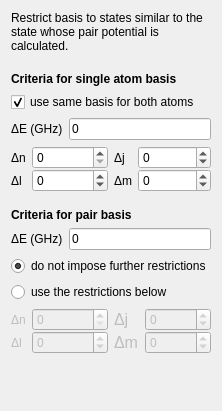
           <widget class="QWidget" name="page_3">
            <property name="geometry">
             <rect>
              <x>0</x>
              <y>0</y>
              <width>200</width>
              <height>411</height>
             </rect>
            </property>
            <attribute name="label">
             <string>Basis</string>
            </attribute>
            <layout class="QVBoxLayout" name="verticalLayout_8">
             <item>
              <widget class="QLabel" name="label_75">
               <property name="font">
                <font>
                 <weight>50</weight>
                 <bold>false</bold>
                </font>
               </property>
               <property name="text">
                <string>Restrict basis to states similar to the state whose pair potential is calculated.</string>
               </property>
               <property name="textFormat">
                <enum>Qt::AutoText</enum>
               </property>
               <property name="alignment">
                <set>Qt::AlignBottom|Qt::AlignLeading|Qt::AlignLeft</set>
               </property>
               <property name="wordWrap">
                <bool>true</bool>
               </property>
              </widget>
             </item>
             <item>
              <spacer name="verticalSpacer_20">
               <property name="orientation">
                <enum>Qt::Vertical</enum>
               </property>
               <property name="sizeType">
                <enum>QSizePolicy::Fixed</enum>
               </property>
               <property name="sizeHint" stdset="0">
                <size>
                 <width>20</width>
                 <height>13</height>
                </size>
               </property>
              </spacer>
             </item>
             <item>
              <widget class="QLabel" name="label_64">
               <property name="font">
                <font>
                 <weight>75</weight>
                 <bold>true</bold>
                </font>
               </property>
               <property name="text">
                <string>Criteria for single atom basis</string>
               </property>
               <property name="textFormat">
                <enum>Qt::AutoText</enum>
               </property>
               <property name="alignment">
                <set>Qt::AlignBottom|Qt::AlignLeading|Qt::AlignLeft</set>
               </property>
               <property name="wordWrap">
                <bool>true</bool>
               </property>
              </widget>
             </item>
             <item>
              <widget class="QCheckBox" name="checkbox_system_samebasis">
               <property name="text">
                <string>use same basis for both atoms</string>
               </property>
               <property name="checked">
                <bool>true</bool>
               </property>
              </widget>
             </item>
             <item>
              <layout class="QFormLayout" name="formLayout_12">
               <property name="fieldGrowthPolicy">
                <enum>QFormLayout::ExpandingFieldsGrow</enum>
               </property>
               <property name="labelAlignment">
                <set>Qt::AlignLeading|Qt::AlignLeft|Qt::AlignVCenter</set>
               </property>
               <property name="formAlignment">
                <set>Qt::AlignLeading|Qt::AlignLeft|Qt::AlignTop</set>
               </property>
               <property name="horizontalSpacing">
                <number>6</number>
               </property>
               <property name="verticalSpacing">
                <number>0</number>
               </property>
               <item row="0" column="0">
                <widget class="QLabel" name="label_15">
                 <property name="text">
                  <string>ΔE (GHz)</string>
                 </property>
                 <property name="textFormat">
                  <enum>Qt::AutoText</enum>
                 </property>
                </widget>
               </item>
               <item row="0" column="1">
                <widget class="QLineEdit" name="lineedit_system_deltaESingle">
                 <property name="sizePolicy">
                  <sizepolicy hsizetype="Expanding" vsizetype="Fixed">
                   <horstretch>0</horstretch>
                   <verstretch>0</verstretch>
                  </sizepolicy>
                 </property>
                 <property name="statusTip">
                  <string>A value of -1 means that there are no restrictions for single atom energies.</string>
                 </property>
                 <property name="text">
                  <string>0</string>
                 </property>
                </widget>
               </item>
              </layout>
             </item>
             <item>
              <widget class="QWidget" name="widget_system_single" native="true">
               <layout class="QHBoxLayout" name="horizontalLayout_13">
                <property name="leftMargin">
                 <number>0</number>
                </property>
                <property name="topMargin">
                 <number>0</number>
                </property>
                <property name="rightMargin">
                 <number>0</number>
                </property>
                <property name="bottomMargin">
                 <number>0</number>
                </property>
                <item>
                 <layout class="QFormLayout" name="formLayout_19">
                  <property name="fieldGrowthPolicy">
                   <enum>QFormLayout::ExpandingFieldsGrow</enum>
                  </property>
                  <property name="labelAlignment">
                   <set>Qt::AlignLeading|Qt::AlignLeft|Qt::AlignVCenter</set>
                  </property>
                  <property name="formAlignment">
                   <set>Qt::AlignLeading|Qt::AlignLeft|Qt::AlignTop</set>
                  </property>
                  <property name="horizontalSpacing">
                   <number>6</number>
                  </property>
                  <property name="verticalSpacing">
                   <number>0</number>
                  </property>
                  <item row="4" column="0">
                   <widget class="QLabel" name="label_36">
                    <property name="text">
                     <string>Δn</string>
                    </property>
                    <property name="textFormat">
                     <enum>Qt::AutoText</enum>
                    </property>
                   </widget>
                  </item>
                  <item row="4" column="1">
                   <widget class="QSpinBox" name="spinbox_system_deltaNSingle">
                    <property name="sizePolicy">
                     <sizepolicy hsizetype="MinimumExpanding" vsizetype="Fixed">
                      <horstretch>0</horstretch>
                      <verstretch>0</verstretch>
                     </sizepolicy>
                    </property>
                    <property name="minimumSize">
                     <size>
                      <width>0</width>
                      <height>0</height>
                     </size>
                    </property>
                    <property name="maximum">
                     <number>999</number>
                    </property>
                    <property name="value">
                     <number>0</number>
                    </property>
                   </widget>
                  </item>
                  <item row="5" column="0">
                   <widget class="QLabel" name="label_45">
                    <property name="text">
                     <string>Δl</string>
                    </property>
                    <property name="textFormat">
                     <enum>Qt::AutoText</enum>
                    </property>
                   </widget>
                  </item>
                  <item row="5" column="1">
                   <widget class="QSpinBox" name="spinbox_system_deltaLSingle">
                    <property name="sizePolicy">
                     <sizepolicy hsizetype="MinimumExpanding" vsizetype="Fixed">
                      <horstretch>0</horstretch>
                      <verstretch>0</verstretch>
                     </sizepolicy>
                    </property>
                    <property name="minimumSize">
                     <size>
                      <width>0</width>
                      <height>0</height>
                     </size>
                    </property>
                    <property name="statusTip">
                     <string>A value of -1 means that there are no restrictions for the l quantum number.</string>
                    </property>
                    <property name="minimum">
                     <number>-1</number>
                    </property>
                    <property name="maximum">
                     <number>999</number>
                    </property>
                    <property name="value">
                     <number>0</number>
                    </property>
                   </widget>
                  </item>
                 </layout>
                </item>
                <item>
                 <layout class="QFormLayout" name="formLayout_20">
                  <property name="fieldGrowthPolicy">
                   <enum>QFormLayout::ExpandingFieldsGrow</enum>
                  </property>
                  <property name="labelAlignment">
                   <set>Qt::AlignLeading|Qt::AlignLeft|Qt::AlignVCenter</set>
                  </property>
                  <property name="formAlignment">
                   <set>Qt::AlignLeading|Qt::AlignLeft|Qt::AlignTop</set>
                  </property>
                  <property name="verticalSpacing">
                   <number>0</number>
                  </property>
                  <item row="4" column="0">
                   <widget class="QLabel" name="label_50">
                    <property name="text">
                     <string>Δj</string>
                    </property>
                    <property name="textFormat">
                     <enum>Qt::AutoText</enum>
                    </property>
                   </widget>
                  </item>
                  <item row="4" column="1">
                   <widget class="QSpinBox" name="spinbox_system_deltaJSingle">
                    <property name="sizePolicy">
                     <sizepolicy hsizetype="MinimumExpanding" vsizetype="Fixed">
                      <horstretch>0</horstretch>
                      <verstretch>0</verstretch>
                     </sizepolicy>
                    </property>
                    <property name="minimumSize">
                     <size>
                      <width>0</width>
                      <height>0</height>
                     </size>
                    </property>
                    <property name="statusTip">
                     <string>A value of -1 means that there are no restrictions for the j quantum number.</string>
                    </property>
                    <property name="minimum">
                     <number>-1</number>
                    </property>
                    <property name="maximum">
                     <number>999</number>
                    </property>
                    <property name="value">
                     <number>0</number>
                    </property>
                   </widget>
                  </item>
                  <item row="5" column="0">
                   <widget class="QLabel" name="label_57">
                    <property name="text">
                     <string>Δm</string>
                    </property>
                    <property name="textFormat">
                     <enum>Qt::AutoText</enum>
                    </property>
                   </widget>
                  </item>
                  <item row="5" column="1">
                   <widget class="QSpinBox" name="spinbox_system_deltaMSingle">
                    <property name="sizePolicy">
                     <sizepolicy hsizetype="MinimumExpanding" vsizetype="Fixed">
                      <horstretch>0</horstretch>
                      <verstretch>0</verstretch>
                     </sizepolicy>
                    </property>
                    <property name="minimumSize">
                     <size>
                      <width>0</width>
                      <height>0</height>
                     </size>
                    </property>
                    <property name="statusTip">
                     <string>A value of -1 means that there are no restrictions for the m quantum number.</string>
                    </property>
                    <property name="minimum">
                     <number>-1</number>
                    </property>
                    <property name="maximum">
                     <number>999</number>
                    </property>
                    <property name="value">
                     <number>0</number>
                    </property>
                   </widget>
                  </item>
                 </layout>
                </item>
               </layout>
              </widget>
             </item>
             <item>
              <spacer name="verticalSpacer_19">
               <property name="orientation">
                <enum>Qt::Vertical</enum>
               </property>
               <property name="sizeType">
                <enum>QSizePolicy::Fixed</enum>
               </property>
               <property name="sizeHint" stdset="0">
                <size>
                 <width>20</width>
                 <height>10</height>
                </size>
               </property>
              </spacer>
             </item>
             <item>
              <widget class="QLabel" name="label_65">
               <property name="font">
                <font>
                 <weight>75</weight>
                 <bold>true</bold>
                </font>
               </property>
               <property name="text">
                <string>Criteria for pair basis</string>
               </property>
               <property name="textFormat">
                <enum>Qt::AutoText</enum>
               </property>
               <property name="alignment">
                <set>Qt::AlignBottom|Qt::AlignLeading|Qt::AlignLeft</set>
               </property>
               <property name="wordWrap">
                <bool>true</bool>
               </property>
              </widget>
             </item>
             <item>
              <layout class="QFormLayout" name="formLayout_38">
               <property name="fieldGrowthPolicy">
                <enum>QFormLayout::ExpandingFieldsGrow</enum>
               </property>
               <property name="labelAlignment">
                <set>Qt::AlignLeading|Qt::AlignLeft|Qt::AlignVCenter</set>
               </property>
               <property name="formAlignment">
                <set>Qt::AlignLeading|Qt::AlignLeft|Qt::AlignTop</set>
               </property>
               <property name="horizontalSpacing">
                <number>6</number>
               </property>
               <property name="verticalSpacing">
                <number>0</number>
               </property>
               <item row="0" column="1">
                <widget class="QLineEdit" name="lineedit_system_deltaEPair">
                 <property name="sizePolicy">
                  <sizepolicy hsizetype="Expanding" vsizetype="Fixed">
                   <horstretch>0</horstretch>
                   <verstretch>0</verstretch>
                  </sizepolicy>
                 </property>
                 <property name="statusTip">
                  <string>A value of -1 means that there are no restrictions for pair energies.</string>
                 </property>
                 <property name="text">
                  <string>0</string>
                 </property>
                </widget>
               </item>
               <item row="0" column="0">
                <widget class="QLabel" name="label_103">
                 <property name="text">
                  <string>ΔE (GHz)</string>
                 </property>
                 <property name="textFormat">
                  <enum>Qt::AutoText</enum>
                 </property>
                </widget>
               </item>
              </layout>
             </item>
             <item>
              <widget class="QRadioButton" name="radiobutton_system_pairbasisSame">
               <property name="text">
                <string>do not impose further restrictions</string>
               </property>
               <property name="checked">
                <bool>true</bool>
               </property>
              </widget>
             </item>
             <item>
              <widget class="QRadioButton" name="radiobutton_system_pairbasisDefined">
               <property name="text">
                <string>use the restrictions below</string>
               </property>
              </widget>
             </item>
             <item>
              <widget class="QWidget" name="widget_system_pair" native="true">
               <property name="enabled">
                <bool>false</bool>
               </property>
               <layout class="QHBoxLayout" name="horizontalLayout_14">
                <property name="leftMargin">
                 <number>0</number>
                </property>
                <property name="topMargin">
                 <number>0</number>
                </property>
                <property name="rightMargin">
                 <number>0</number>
                </property>
                <property name="bottomMargin">
                 <number>0</number>
                </property>
                <item>
                 <layout class="QFormLayout" name="formLayout_21">
                  <property name="fieldGrowthPolicy">
                   <enum>QFormLayout::ExpandingFieldsGrow</enum>
                  </property>
                  <property name="labelAlignment">
                   <set>Qt::AlignLeading|Qt::AlignLeft|Qt::AlignVCenter</set>
                  </property>
                  <property name="formAlignment">
                   <set>Qt::AlignLeading|Qt::AlignLeft|Qt::AlignTop</set>
                  </property>
                  <property name="horizontalSpacing">
                   <number>6</number>
                  </property>
                  <property name="verticalSpacing">
                   <number>0</number>
                  </property>
                  <item row="4" column="0">
                   <widget class="QLabel" name="label_58">
                    <property name="text">
                     <string>Δn</string>
                    </property>
                    <property name="textFormat">
                     <enum>Qt::AutoText</enum>
                    </property>
                   </widget>
                  </item>
                  <item row="4" column="1">
                   <widget class="QSpinBox" name="spinbox_system_deltaNPair">
                    <property name="sizePolicy">
                     <sizepolicy hsizetype="MinimumExpanding" vsizetype="Fixed">
                      <horstretch>0</horstretch>
                      <verstretch>0</verstretch>
                     </sizepolicy>
                    </property>
                    <property name="minimumSize">
                     <size>
                      <width>0</width>
                      <height>0</height>
                     </size>
                    </property>
                    <property name="maximum">
                     <number>999</number>
                    </property>
                    <property name="value">
                     <number>0</number>
                    </property>
                   </widget>
                  </item>
                  <item row="5" column="0">
                   <widget class="QLabel" name="label_72">
                    <property name="text">
                     <string>Δl</string>
                    </property>
                    <property name="textFormat">
                     <enum>Qt::AutoText</enum>
                    </property>
                   </widget>
                  </item>
                  <item row="5" column="1">
                   <widget class="QSpinBox" name="spinbox_system_deltaLPair">
                    <property name="sizePolicy">
                     <sizepolicy hsizetype="MinimumExpanding" vsizetype="Fixed">
                      <horstretch>0</horstretch>
                      <verstretch>0</verstretch>
                     </sizepolicy>
                    </property>
                    <property name="minimumSize">
                     <size>
                      <width>0</width>
                      <height>0</height>
                     </size>
                    </property>
                    <property name="statusTip">
                     <string>A value of -1 means that there are no restrictions for the l quantum number.</string>
                    </property>
                    <property name="minimum">
                     <number>-1</number>
                    </property>
                    <property name="maximum">
                     <number>999</number>
                    </property>
                    <property name="value">
                     <number>0</number>
                    </property>
                   </widget>
                  </item>
                 </layout>
                </item>
                <item>
                 <layout class="QFormLayout" name="formLayout_27">
                  <property name="fieldGrowthPolicy">
                   <enum>QFormLayout::ExpandingFieldsGrow</enum>
                  </property>
                  <property name="labelAlignment">
                   <set>Qt::AlignLeading|Qt::AlignLeft|Qt::AlignVCenter</set>
                  </property>
                  <property name="formAlignment">
                   <set>Qt::AlignLeading|Qt::AlignLeft|Qt::AlignTop</set>
                  </property>
                  <property name="verticalSpacing">
                   <number>0</number>
                  </property>
                  <item row="4" column="0">
                   <widget class="QLabel" name="label_73">
                    <property name="font">
                     <font>
                      <pointsize>12</pointsize>
                     </font>
                    </property>
                    <property name="text">
                     <string>Δj</string>
                    </property>
                    <property name="textFormat">
                     <enum>Qt::AutoText</enum>
                    </property>
                   </widget>
                  </item>
                  <item row="4" column="1">
                   <widget class="QSpinBox" name="spinbox_system_deltaJPair">
                    <property name="sizePolicy">
                     <sizepolicy hsizetype="MinimumExpanding" vsizetype="Fixed">
                      <horstretch>0</horstretch>
                      <verstretch>0</verstretch>
                     </sizepolicy>
                    </property>
                    <property name="minimumSize">
                     <size>
                      <width>0</width>
                      <height>0</height>
                     </size>
                    </property>
                    <property name="statusTip">
                     <string>A value of -1 means that there are no restrictions for the j quantum number.</string>
                    </property>
                    <property name="minimum">
                     <number>-1</number>
                    </property>
                    <property name="maximum">
                     <number>999</number>
                    </property>
                    <property name="value">
                     <number>0</number>
                    </property>
                   </widget>
                  </item>
                  <item row="5" column="0">
                   <widget class="QLabel" name="label_74">
                    <property name="font">
                     <font>
                      <pointsize>12</pointsize>
                     </font>
                    </property>
                    <property name="text">
                     <string>Δm</string>
                    </property>
                    <property name="textFormat">
                     <enum>Qt::AutoText</enum>
                    </property>
                   </widget>
                  </item>
                  <item row="5" column="1">
                   <widget class="QSpinBox" name="spinbox_system_deltaMPair">
                    <property name="sizePolicy">
                     <sizepolicy hsizetype="MinimumExpanding" vsizetype="Fixed">
                      <horstretch>0</horstretch>
                      <verstretch>0</verstretch>
                     </sizepolicy>
                    </property>
                    <property name="minimumSize">
                     <size>
                      <width>0</width>
                      <height>0</height>
                     </size>
                    </property>
                    <property name="statusTip">
                     <string>A value of -1 means that there are no restrictions for the m quantum number.</string>
                    </property>
                    <property name="minimum">
                     <number>-1</number>
                    </property>
                    <property name="maximum">
                     <number>999</number>
                    </property>
                    <property name="value">
                     <number>0</number>
                    </property>
                   </widget>
                  </item>
                 </layout>
                </item>
               </layout>
              </widget>
             </item>
             <item>
              <spacer name="verticalSpacer_18">
               <property name="orientation">
                <enum>Qt::Vertical</enum>
               </property>
               <property name="sizeType">
                <enum>QSizePolicy::Expanding</enum>
               </property>
               <property name="sizeHint" stdset="0">
                <size>
                 <width>20</width>
                 <height>0</height>
                </size>
               </property>
              </spacer>
             </item>
            </layout>
           </widget>
